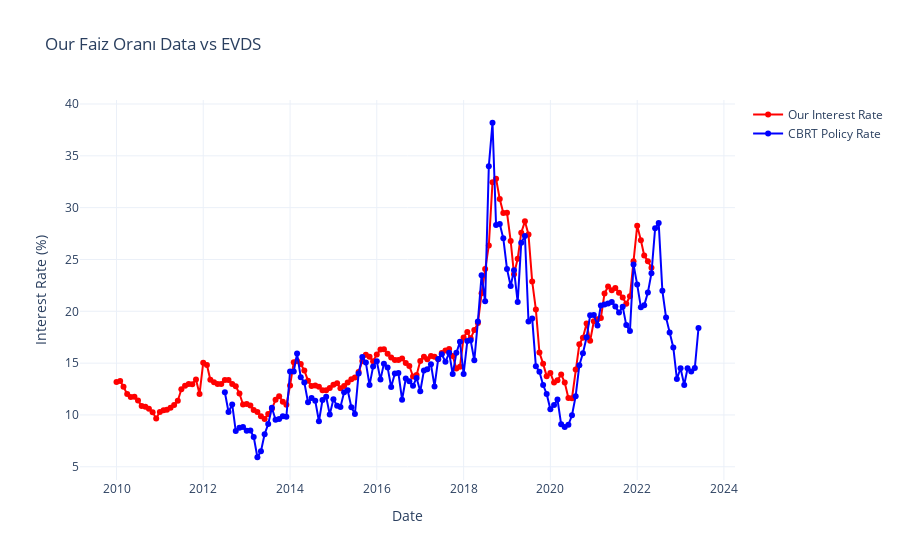

Notebook cell for this chart:
### Markdown cell above
#### `The TP.KTF18` data from EVDS shows a high correlation with our Faiz data. We will use this API to fill in the missing values in the test data.

### Code cell
fig = go.Figure()

fig.add_trace(go.Scatter(
    x=compare["Date"], y=compare["Faiz"],
    mode="lines+markers",
    name="Our Interest Rate",
    line=dict(color="red")
))

fig.add_trace(go.Scatter(
    x=compare["Date"], y=compare["Faiz_TCMB"],
    mode="lines+markers",
    name="CBRT Policy Rate",
    line=dict(color="blue")
))

fig.update_layout(
    title="Our Faiz Oranı Data vs EVDS",
    xaxis_title="Date",
    yaxis_title="Interest Rate (%)",
    hovermode="x unified",
    template="plotly_white"
)

fig.show()

### Figure 1 — Plotly figure (JSON) as saved in the notebook; plotly's stock layout.template omitted (floating-point values rounded to 4 significant figures; data arrays with more than 128 entries replaced by an {"elided": "..."} marker saying what was removed)
{"data": [{"line": {"color": "red"}, "mode": "lines+markers", "name": "Our Interest Rate", "type": "scatter", "x": {"elided": "162 str values"}, "y": {"elided": "162 float values"}}, {"line": {"color": "blue"}, "mode": "lines+markers", "name": "CBRT Policy Rate", "type": "scatter", "x": {"elided": "162 str values"}, "y": {"elided": "162 float values"}}], "layout": {"hovermode": "x unified", "title": {"text": "Our Faiz Oranı Data vs EVDS"}, "xaxis": {"title": {"text": "Date"}}, "yaxis": {"title": {"text": "Interest Rate (%)"}}}}
